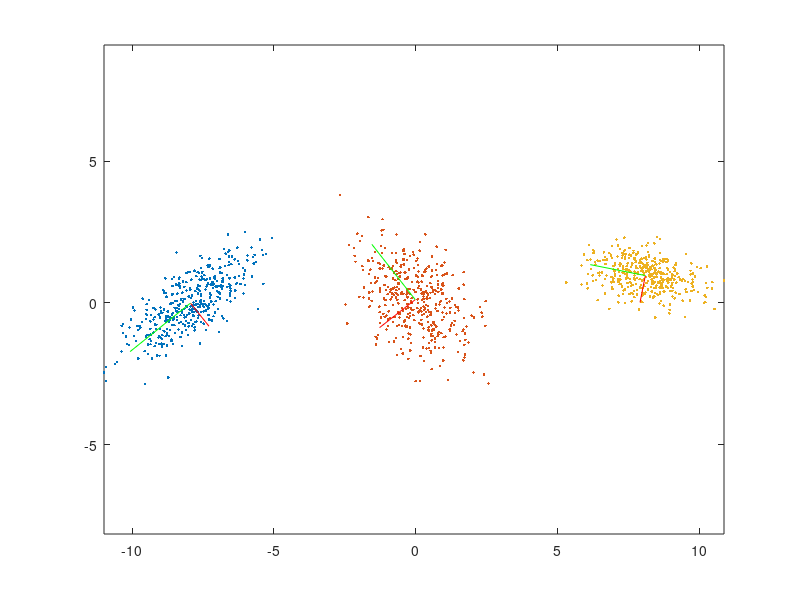

Recreate this plot in MATLAB.
load('EllipsePoints.mat');

% Plot the given gaussian data spreads
plot(Y1(1,:),Y1(2,:),'.',Y2(1,:),Y2(2,:),'.',Y3(1,:),Y3(2,:),'.');
axis equal
Y_m = [Y1;
       Y2;
       Y3];
hold on
index_size = size(Y_m);
for i=1:2:index_size(1)
% Retrieve the current data spread
y = Y_m(i,:);
y = [y;
     Y_m(i+1,:)];

% Averaging y gives an estimate of t
t_est = mean(y,2);
% centering the data into y hat
y_h = y - (mean(y,2) * ones(1,size(y,2)));
% Compute the empirical covariance matrix
C = (y_h * transpose(y_h))/size(y,2);
% Eigen decompose C = USigmaUtranspose, u as the rotation
% diagonal of sigma is the scaling projected on u.
[X,D] = eig(C);
D = 2*sqrt(D);
% plotting
rx1 = D(1,1)*[0 X(1,1)];
ry1 = D(1,1)*[0 X(2,1)];
% Retranslate the green axis by the y mean
rx1 = rx1 + t_est(1);
ry1 = ry1 + t_est(2);

gx1 = D(2,2)*[0 X(1,2)];
gy1 = D(2,2)*[0 X(2,2)];
% Retranslate the red axis by the y mean
gx1 = gx1 + t_est(1);
gy1 = gy1 + t_est(2);

plot(rx1,ry1,'r')
plot(gx1,gy1,'g')
end
hold off
